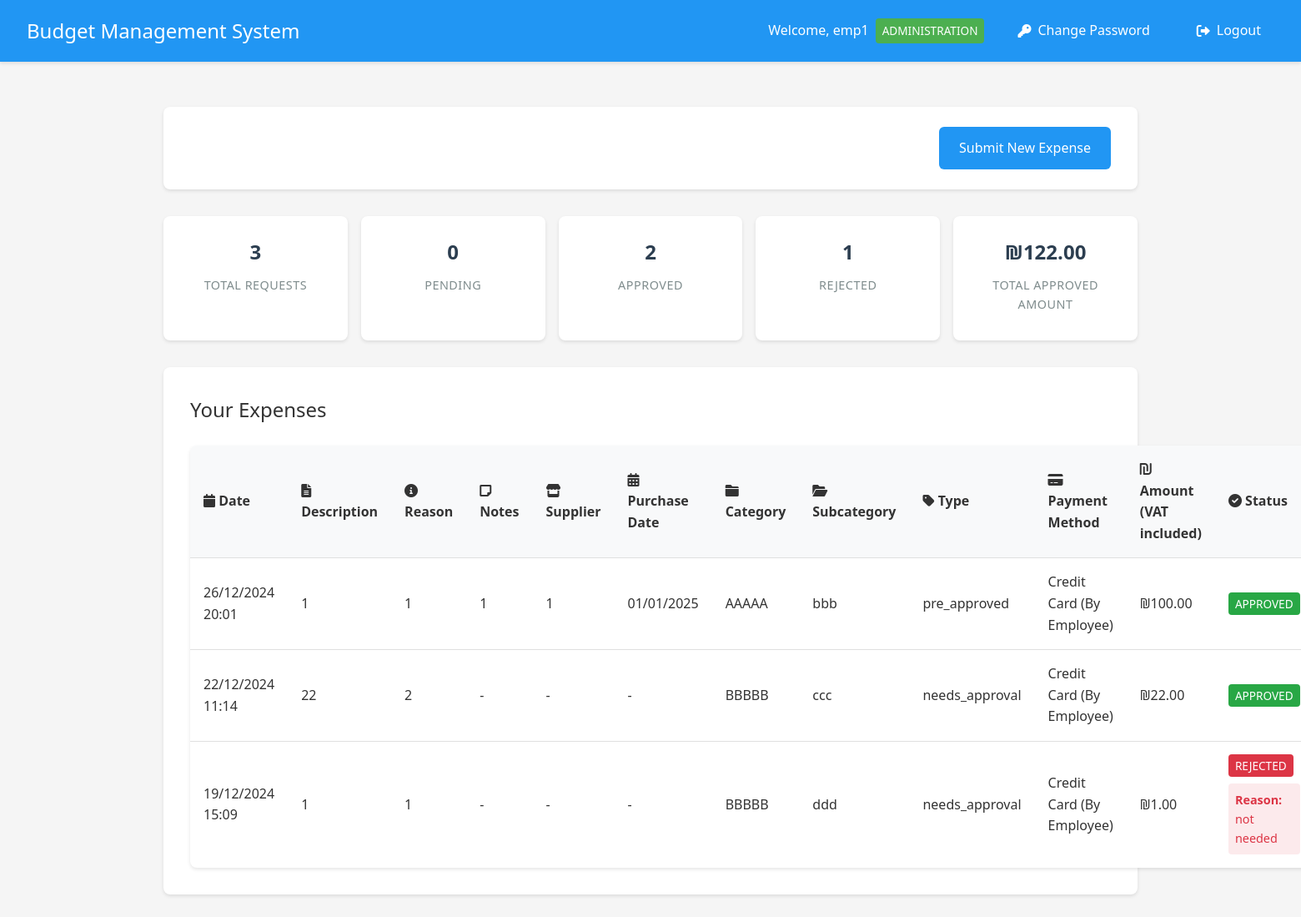
Page /employee/dashboard (signed in) on the committed database.
### app.py (models this page shows, shortened)
class User(UserMixin, db.Model):
    __tablename__ = 'user'
    id = db.Column(db.Integer, primary_key=True)
    username = db.Column(db.String(80), unique=True, nullable=False)
    email = db.Column(db.String(120), unique=False, nullable=False)
    password = db.Column(db.String(120), nullable=False)
    is_manager = db.Column(db.Boolean, default=False)
    is_admin = db.Column(db.Boolean, default=False)
    is_accounting = db.Column(db.Boolean, default=False)
    status = db.Column(db.String(20), default='active')  # active, inactive, pending
    department_id = db.Column(db.Integer, db.ForeignKey('department.id'))
    home_department = db.relationship('Department',
                                    foreign_keys=[department_id],
                                    back_populates='employees')
    managed_departments = db.relationship('Department',
                                       secondary=manager_departments,
                                       backref=db.backref('department_managers', lazy='dynamic'))
    submitted_expenses = db.relationship('Expense',
                                       primaryjoin='User.id==Expense.user_id',
                                       backref='submitter',
                                       lazy=True)
    handled_expenses = db.relationship('Expense',
                                     primaryjoin='User.id==Expense.manager_id',
                                     backref='handler',
                                     lazy=True)

class Department(db.Model):
    __tablename__ = 'department'
    id = db.Column(db.Integer, primary_key=True)
    name = db.Column(db.String(100), nullable=False)
    budget = db.Column(db.Float, default=0.0)
    employees = db.relationship('User', foreign_keys='User.department_id', back_populates='home_department')
    categories = db.relationship('Category', backref='department', lazy=True)

class Expense(db.Model):
    __tablename__ = 'expense'
    id = db.Column(db.Integer, primary_key=True)
    amount = db.Column(db.Float, nullable=False)
    description = db.Column(db.String(200))
    reason = db.Column(db.String(500))
    notes = db.Column(db.String(500))  # New field for payment notes
    type = db.Column(db.String(50), nullable=False, default='needs_approval')
    date = db.Column(db.DateTime, nullable=False, default=datetime.utcnow)
    status = db.Column(db.String(20), default='pending')
    user_id = db.Column(db.Integer, db.ForeignKey('user.id'), nullable=False)
    subcategory_id = db.Column(db.Integer, db.ForeignKey('subcategory.id'), nullable=False)
    quote_filename = db.Column(db.String(255))
    invoice_filename = db.Column(db.String(255))
    receipt_filename = db.Column(db.String(255))
    manager_id = db.Column(db.Integer, db.ForeignKey('user.id'), nullable=True)
    handled_at = db.Column(db.DateTime, nullable=True)
    rejection_reason = db.Column(db.String(500))
    is_paid = db.Column(db.Boolean, default=False)  # New field to track payment status
    paid_by_id = db.Column(db.Integer, db.ForeignKey('user.id'), nullable=True)  # New field to track who marked as paid
    paid_at = db.Column(db.DateTime, nullable=True)  # New field to track when marked as paid
    supplier_name = db.Column(db.String(255))  # New field for supplier name
    purchase_date = db.Column(db.DateTime, nullable=True)  # New field for purchase date
    payment_method = db.Column(db.String(50), default='credit')  # Payment method: credit/transfer
    paid_by = db.relationship('User',
                            foreign_keys=[paid_by_id],
                            backref=db.backref('paid_expenses', lazy='dynamic'))

class Category(db.Model):
    __tablename__ = 'category'
    id = db.Column(db.Integer, primary_key=True)
    name = db.Column(db.String(100), nullable=False)
    budget = db.Column(db.Float, default=0.0)
    department_id = db.Column(db.Integer, db.ForeignKey('department.id'), nullable=False)
    subcategories = db.relationship('Subcategory', backref='category', lazy=True)

class Subcategory(db.Model):
    __tablename__ = 'subcategory'
    id = db.Column(db.Integer, primary_key=True)
    name = db.Column(db.String(100), nullable=False)
    budget = db.Column(db.Float, default=0.0)
    category_id = db.Column(db.Integer, db.ForeignKey('category.id'), nullable=False)
    expenses = db.relationship('Expense', backref='subcategory', lazy=True)

### app.py (the view)
@app.route('/employee/dashboard')
@login_required
def employee_dashboard():
    if current_user.is_manager:
        return redirect(url_for('manager_dashboard'))
    expenses = Expense.query.filter_by(user_id=current_user.id).order_by(Expense.date.desc()).all()
    total_requests = len(expenses)
    pending_requests = sum(1 for e in expenses if e.status == 'pending')
    approved_requests = sum(1 for e in expenses if e.status == 'approved')
    rejected_requests = sum(1 for e in expenses if e.status == 'rejected')
    total_approved_amount = sum(e.amount for e in expenses if e.status == 'approved')
    return render_template('employee_dashboard.html',
                         expenses=expenses,
                         total_requests=total_requests,
                         pending_requests=pending_requests,
                         approved_requests=approved_requests,
                         rejected_requests=rejected_requests,
                         total_approved_amount=total_approved_amount)

### app.py (called while the page is built)
@login_manager.user_loader
def load_user(user_id):
    user = User.query.get(int(user_id))
    if user and user.status == 'inactive':
        return None
    return user

### templates/employee_dashboard.html (shortened to what this page needs)
{% extends "base.html" %}
{% block content %}
<div class="container">
    <header class="dashboard-header">
        <div class="user-info">
            <p>Department: {{ current_user.home_department.name if current_user.home_department else 'No Department' }}</p>
        </div>
        <div class="header-actions">
            <a href="{{ url_for('submit_expense') }}" class="button primary">Submit New Expense</a>
        </div>
    </header>
    <div class="stats-summary">
        <div class="stat-card">
            <div class="stat-value">{{ total_requests }}</div>
            <div class="stat-label">Total Requests</div>
        </div>
        <div class="stat-card">
            <div class="stat-value">{{ pending_requests }}</div>
            <div class="stat-label">Pending</div>
        </div>
        <div class="stat-card">
            <div class="stat-value">{{ approved_requests }}</div>
            <div class="stat-label">Approved</div>
        </div>
        <div class="stat-card">
            <div class="stat-value">{{ rejected_requests }}</div>
            <div class="stat-label">Rejected</div>
        </div>
        <div class="stat-card">
            <div class="stat-value">₪{{ "%.2f"|format(total_approved_amount) }}</div>
            <div class="stat-label">Total Approved Amount</div>
        </div>
    </div>
    <div class="card">
        <h2>Your Expenses</h2>
        <div class="table-responsive">
            <table>
                <thead>
                    <tr>
                        <th><i class="fas fa-calendar"></i> Date</th>
                        <th><i class="fas fa-file-alt"></i> Description</th>
                        <th><i class="fas fa-info-circle"></i> Reason</th>
                        <th><i class="fas fa-sticky-note"></i> Notes</th>
                        <th><i class="fas fa-store"></i> Supplier</th>
                        <th><i class="fas fa-calendar-alt"></i> Purchase Date</th>
                        <th><i class="fas fa-folder"></i> Category</th>
                        <th><i class="fas fa-folder-open"></i> Subcategory</th>
                        <th><i class="fas fa-tag"></i> Type</th>
                        <th><i class="fas fa-credit-card"></i> Payment Method</th>
                        <th><i class="fas fa-shekel-sign"></i> Amount (VAT included)</th>
                        <th><i class="fas fa-check-circle"></i> Status</th>
                    </tr>
                </thead>
                <tbody>
                    {% for expense in expenses %}
                    <tr>
                        <td title="{{ expense.date.strftime('%d/%m/%Y %H:%M:%S') }}">{{ expense.date.strftime('%d/%m/%Y %H:%M') }}</td>
                        <td>{{ expense.description }}</td>
                        <td>{{ expense.reason }}</td>
                        <td>{{ expense.notes if expense.notes else '-' }}</td>
                        <td>{{ expense.supplier_name if expense.supplier_name else '-' }}</td>
                        <td>{{ expense.purchase_date.strftime('%d/%m/%Y') if expense.purchase_date else '-' }}</td>
                        <td>{{ expense.subcategory.category.name if expense.subcategory else '-' }}</td>
                        <td>{{ expense.subcategory.name if expense.subcategory else '-' }}</td>
                        <td>{{ expense.type }}</td>
                        <td>{{ "Credit Card (By Employee)" if expense.payment_method == "credit" else "Bank Transfer (By Accounting)" }}</td>
                        <td class="amount">₪{{ "%.2f"|format(expense.amount) }}</td>
                        <td class="status-{{ expense.status }}">
                            {% if expense.status == 'rejected' %}
                                <span class="badge danger">Rejected</span>
                                {% if expense.rejection_reason %}
                                    <div class="rejection-reason">
                                        <strong>Reason:</strong> {{ expense.rejection_reason }}
                                    </div>
                                {% endif %}
                            {% elif expense.status == 'approved' %}
                                <span class="badge success">Approved</span>
                            {% elif expense.status == 'pending' %}
                                <span class="badge warning">Pending</span>
                            {% endif %}
                        </td>
                    </tr>
                    {% endfor %}
                </tbody>
            </table>
        </div>
    </div>
</div>
{% endblock %}

### templates/base.html (shortened to what this page needs)
<!DOCTYPE html>
<html lang="en">
<head>
    <link rel="stylesheet" href="{{ url_for('static', filename='style.css') }}">
    <link href="https://cdnjs.cloudflare.com/ajax/libs/font-awesome/6.0.0/css/all.min.css" rel="stylesheet">
</head>
<body>
    <nav class="navbar">
        <div class="nav-brand">Budget Management System</div>
        <div class="nav-items">
            {% if current_user.is_authenticated %}
                <span class="user-info">
                    Welcome, {{ current_user.username }}
                    {% if current_user.home_department %}
                        <span class="badge department">{{ current_user.home_department.name }}</span>
                    {% endif %}
                </span>
                <a href="{{ url_for('change_password') }}" class="nav-link">
                    <i class="fas fa-key"></i> Change Password
                </a>
                <a href="{{ url_for('logout') }}" class="nav-link">
                    <i class="fas fa-sign-out-alt"></i> Logout
                </a>
            {% else %}
                <a href="{{ url_for('login') }}" class="nav-link">
                    <i class="fas fa-sign-in-alt"></i> Login
                </a>
            {% endif %}
        </div>
    </nav>
    <div class="content">
        {% block content %}{% endblock %}
    </div>
</body>
</html>

### static/style.css (style rules this page uses)
:root { --primary-color: #2196F3; --secondary-color: #FFC107; --success-color: #4CAF50; --danger-color: #f44336; --text-color: #333; --bg-color: #f5f5f5; --card-bg: #ffffff; --background-light: #f8f9fa; }
* { margin: 0; padding: 0; box-sizing: border-box; transition: all 0.3s ease; }
body { font-family: 'Segoe UI', Roboto, Arial, sans-serif; background-color: var(--bg-color); color: var(--text-color); line-height: 1.6; }
.container { max-width: 1200px; margin: 0 auto; padding: 1rem; }
header { background-color: var(--card-bg); padding: 1rem 2rem; box-shadow: 0 2px 4px rgba(0,0,0,0.1); margin-bottom: 2rem; border-radius: 8px; display: flex; justify-content: space-between; align-items: center; }
.dashboard-header { background-color: var(--card-bg); padding: 1.5rem 2rem; box-shadow: 0 2px 4px rgba(0,0,0,0.1); margin-bottom: 2rem; border-radius: 8px; display: flex; justify-content: space-between; align-items: center; }
h2 { color: var(--text-color); font-weight: 500; margin-bottom: 1rem; }
.card { background-color: var(--card-bg); border-radius: 8px; box-shadow: 0 2px 4px rgba(0,0,0,0.1); padding: 2rem; margin-bottom: 2rem; }
.button, button { display: inline-flex; align-items: center; justify-content: center; padding: 0.8rem 1.5rem; border: none; border-radius: 6px; font-size: 1rem; font-weight: 500; cursor: pointer; text-decoration: none; transition: transform 0.2s ease, box-shadow 0.2s ease; }
.button.primary { background-color: var(--primary-color); color: white; }
table { width: 100%; border-collapse: separate; border-spacing: 0; margin-top: 1.5rem; background-color: var(--card-bg); border-radius: 8px; overflow: hidden; box-shadow: 0 2px 4px rgba(0,0,0,0.1); }
th, td { padding: 1rem; text-align: left; border-bottom: 1px solid #e0e0e0; }
th { background-color: #f8f9fa; font-weight: 600; color: var(--text-color); }
tr:last-child td { border-bottom: none; }
.status-approved { color: var(--success-color); font-weight: 500; }
.status-rejected { color: var(--danger-color); font-weight: 500; }
.header-actions { display: flex; gap: 1rem; align-items: center; }
.stat-label { display: block; color: #666; font-size: 0.875rem; margin-bottom: 0.5rem; }
.stat-value { display: block; font-size: 1.5rem; font-weight: 500; color: var(--text-color); }
.navbar { background-color: var(--primary-color); padding: 1rem 2rem; color: white; display: flex; justify-content: space-between; align-items: center; box-shadow: 0 2px 4px rgba(0,0,0,0.1); position: fixed; top: 0; left: 0; right: 0; z-index: 1000; }
.nav-brand { font-size: 1.5rem; font-weight: 500; }
.nav-items { display: flex; align-items: center; gap: 1rem; }
.user-info { display: flex; align-items: center; gap: 0.5rem; }
.badge { background-color: var(--secondary-color); color: var(--text-color); padding: 0.25rem 0.5rem; border-radius: 4px; font-size: 0.8rem; font-weight: 500; }
.nav-link { color: white; text-decoration: none; padding: 0.5rem 1rem; border-radius: 4px; transition: background-color 0.3s; display: flex; align-items: center; gap: 0.5rem; }
.nav-link i { font-size: 1rem; }
.content { padding: 2rem; margin-top: 80px; }

### templates/base.html (style rules this page uses)
.navbar { background-color: #2196F3; padding: 1rem 2rem; box-shadow: 0 2px 4px rgba(0,0,0,0.1); display: flex; justify-content: space-between; align-items: center; }
.nav-brand { color: white; font-size: 1.5rem; font-weight: 500; }
.nav-items { display: flex; align-items: center; gap: 1.5rem; }
.nav-link { color: white; text-decoration: none; padding: 0.5rem 1rem; border-radius: 4px; transition: background-color 0.3s; }
.user-info { color: white; display: flex; align-items: center; gap: 0.5rem; }
.badge { padding: 4px 8px; border-radius: 4px; font-size: 0.85em; font-weight: 500; background-color: rgba(255,255,255,0.2); color: white; }
.badge.department { background-color: #4CAF50; }

### rows in the picture
User: username "emp1"
Department: home_department.name "ADMINISTRATION"
Expense: date "26/12/2024 20:01", description "1", reason "1", notes "1", supplier_name "1", purchase_date "01/01/2025", subcategory.category "AAAAA", subcategory "bbb", type "pre_approved", payment_method "Credit Card (By Employee)", amount "100.00", status "APPROVED"
Expense: date "22/12/2024 11:14", description "22", reason "2", notes "-", supplier_name "-", purchase_date "-", subcategory.category "BBBBB", subcategory "ccc", type "needs_approval", payment_method "Credit Card (By Employee)", amount "22.00", status "APPROVED"
Expense: date "19/12/2024 15:09", description "1", reason "1", notes "-", supplier_name "-", purchase_date "-", subcategory.category "BBBBB", subcategory "ddd", type "needs_approval", payment_method "Credit Card (By Employee)", amount "1.00", rejection_reason "not needed"

### other values in the picture
{{ total_requests }} "3"
{{ pending_requests }} "0"
{{ approved_requests }} "2"
{{ rejected_requests }} "1"
{{ "%.2f"|format(total_approved_amount) }} "122.00"
